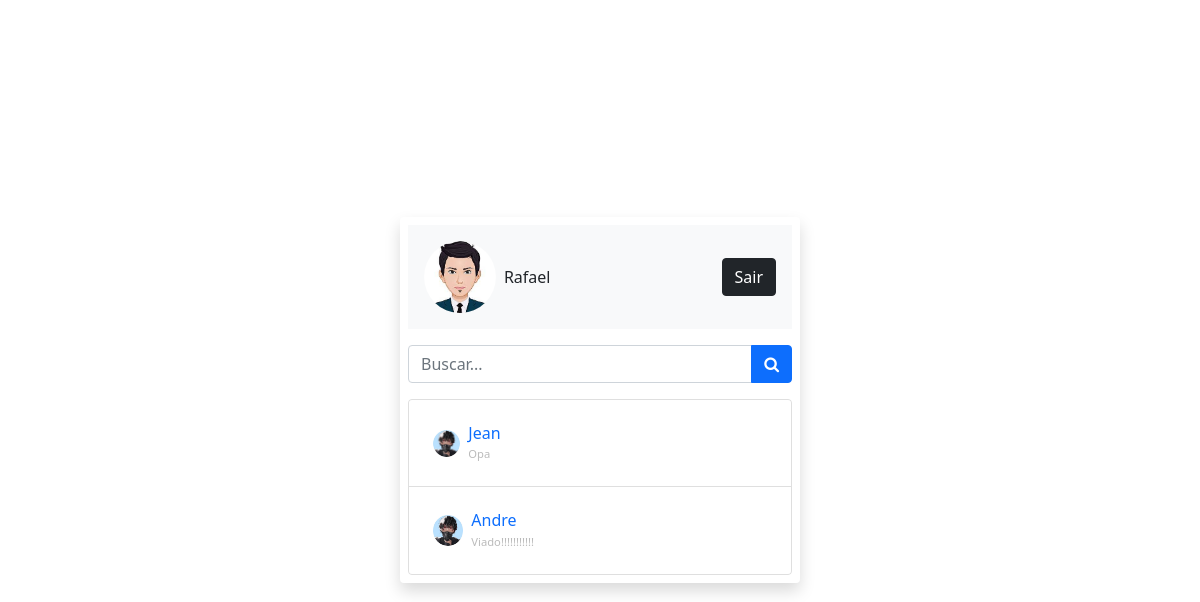
The page /home.php (signed in) on the database its author committed.
### tables this page shows
CREATE TABLE `users` (
  `user_id` int(11) NOT NULL,
  `name` varchar(255) NOT NULL,
  `username` varchar(255) NOT NULL,
  `password` varchar(1000) NOT NULL,
  `p_p` varchar(255) DEFAULT 'user-default.png',
  `last_seen` datetime NOT NULL DEFAULT current_timestamp()
);

CREATE TABLE `chats` (
  `chat_id` int(11) NOT NULL,
  `from_id` int(11) NOT NULL,
  `to_id` int(11) NOT NULL,
  `message` text NOT NULL,
  `opened` tinyint(1) NOT NULL DEFAULT 0,
  `created_at` datetime NOT NULL DEFAULT current_timestamp()
);

### app/helpers/user.php (called while the page is built)
<?php
function getUser($username, $conn){
   $sql = "SELECT * FROM users
           WHERE username=?";
   $stmt = $conn->prepare($sql);
   $stmt->execute([$username]);
   if ($stmt->rowCount() === 1) {
   	 $user = $stmt->fetch();
   	 return $user;
   }else {
   	$user = [];
   	return $user;
   }
}

### app/helpers/conversations.php (called while the page is built)
<?php
function getConversation($user_id, $conn){
    $sql = "SELECT * FROM conversations
            WHERE user_1=? OR user_2=?
            ORDER BY conversation_id DESC";
    $stmt = $conn->prepare($sql);
    $stmt->execute([$user_id, $user_id]);
    if($stmt->rowCount() > 0){
        $conversations = $stmt->fetchAll();
        $user_data = [];
        foreach($conversations as $conversation){
            if ($conversation['user_1'] == $user_id) {
            	$sql2  = "SELECT *
            	          FROM users WHERE user_id=?";
            	$stmt2 = $conn->prepare($sql2);
            	$stmt2->execute([$conversation['user_2']]);
            } else {
            	$sql2  = "SELECT *
            	          FROM users WHERE user_id=?";
            	$stmt2 = $conn->prepare($sql2);
            	$stmt2->execute([$conversation['user_1']]);
            }
            $allConversations = $stmt2->fetchAll();
            array_push($user_data, $allConversations[0]);
        }
        return $user_data;
    } else {
    	$conversations = [];
    	return $conversations;
    }
}

### app/helpers/last_chat.php (called while the page is built)
<?php
function lastChat($id_1, $id_2, $conn){
   $sql = "SELECT * FROM chats
           WHERE (from_id=? AND to_id=?)
           OR    (to_id=? AND from_id=?)
           ORDER BY chat_id DESC LIMIT 1";
    $stmt = $conn->prepare($sql);
    $stmt->execute([$id_1, $id_2, $id_1, $id_2]);
    if ($stmt->rowCount() > 0) {
    	$chat = $stmt->fetch();
    	return $chat['message'];
    }else {
    	$chat = '';
    	return $chat;
    }
}

### home.php (the view, shortened to what this page needs)
<?php
  if (isset($_SESSION['username'])) {
  	include 'app/db.conn.php';
  	include 'app/helpers/user.php';
  	include 'app/helpers/conversations.php';
    include 'app/helpers/last_chat.php';
  	$user = getUser($_SESSION['username'], $conn);
  	$conversations = getConversation($user['user_id'], $conn);
?>
<!DOCTYPE html>
<html lang="pt-br">
<head>
	<link href="https://cdn.jsdelivr.net/npm/bootstrap@5.0.1/dist/css/bootstrap.min.css" rel="stylesheet">
	<link rel="stylesheet" href="css/style.css">
	<link rel="stylesheet" href="https://cdnjs.cloudflare.com/ajax/libs/font-awesome/4.7.0/css/font-awesome.min.css">
</head>
<body class="d-flex
             justify-content-center
             align-items-center
             vh-100">
    <div class="p-2 w-400
                rounded shadow">
    	<div>
    		<div class="d-flex
    		            mb-3 p-3 bg-light
			            justify-content-between
			            align-items-center">
    			<div class="d-flex
    			            align-items-center">
    			    <img src="uploads/<?=$user['p_p']?>"
    			         class="w-25 rounded-circle">
                    <h3 class="fs-xs m-2"><?=$user['name']?></h3>
    			</div>
    			<a href="logout.php"
    			   class="btn btn-dark">Sair</a>
    		</div>
    		<div class="input-group mb-3">
    			<input type="text"
    			       placeholder="Buscar..."
    			       id="searchText"
    			       class="form-control">
    			<button class="btn btn-primary"
    			        id="serachBtn">
    			        <i class="fa fa-search"></i>
    			</button>
    		</div>
    		<ul id="chatList"
    		    class="list-group mvh-50 overflow-auto">
    			<?php if (!empty($conversations)) { ?>
    			    <?php
    			    foreach ($conversations as $conversation){ ?>
	    			<li class="list-group-item">
	    				<a href="chat.php?user=<?=$conversation['username']?>"
	    				   class="d-flex
	    				          justify-content-between
	    				          align-items-center p-2">
	    					<div class="d-flex
	    					            align-items-center">
	    					    <img src="uploads/<?=$conversation['p_p']?>"
	    					         class="w-10 rounded-circle">
	    					    <h3 class="fs-xs m-2">
	    					    	<?=$conversation['name']?><br>
                      <small>
                        <?php
                          echo lastChat($_SESSION['user_id'], $conversation['user_id'], $conn);
                        ?>
                      </small>
	    					    </h3>
	    					</div>
	    				</a>
	    			</li>
    			    <?php } ?>
    			<?php } ?>
    		</ul>
    	</div>
    </div>
</body>
</html>
<?php
  }else{
  	header("Location: index.php");
   	exit;
  }
 ?>

### css/style.css (style rules this page uses)
.vh-100 { min-height: 100vh; }
.w-400 { width: 400px; }
.fs-xs { font-size: 1rem; }
.w-10 { width: 10%; }
a { text-decoration: none; }
small { color: #bbb; font-size: 0.7rem; text-align: right; }

### rows shown on the page
users: p_p (picture), name "Rafael"
users: p_p (picture), name "Jean", user_id.message "Opa"
users: p_p (picture), name "Andre", user_id.message "Viado!!!!!!!!!!!"
